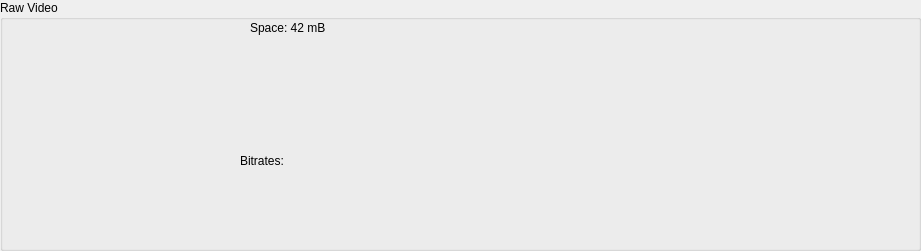
     <widget class="QGroupBox" name="groupBox_2">
      <property name="geometry">
       <rect>
        <x>0</x>
        <y>60</y>
        <width>921</width>
        <height>251</height>
       </rect>
      </property>
      <property name="title">
       <string>Raw Video</string>
      </property>
      <widget class="QLabel" name="label_10">
       <property name="geometry">
        <rect>
         <x>680</x>
         <y>20</y>
         <width>231</width>
         <height>221</height>
        </rect>
       </property>
       <property name="text">
        <string/>
       </property>
       <property name="pixmap">
        <pixmap resource="resource.qrc">:/examples/Picture/makroblocks_example.png</pixmap>
       </property>
       <property name="scaledContents">
        <bool>true</bool>
       </property>
      </widget>
      <widget class="QLabel" name="label_2">
       <property name="geometry">
        <rect>
         <x>10</x>
         <y>20</y>
         <width>225</width>
         <height>225</height>
        </rect>
       </property>
       <property name="text">
        <string/>
       </property>
       <property name="pixmap">
        <pixmap resource="resource.qrc">:/new/prefix1/Picture/imgres.png</pixmap>
       </property>
      </widget>
      <widget class="QLabel" name="label_14">
       <property name="geometry">
        <rect>
         <x>240</x>
         <y>180</y>
         <width>431</width>
         <height>61</height>
        </rect>
       </property>
       <property name="text">
        <string/>
       </property>
       <property name="pixmap">
        <pixmap resource="resource.qrc">:/examples/Picture/bitrates_example.png</pixmap>
       </property>
       <property name="scaledContents">
        <bool>true</bool>
       </property>
      </widget>
      <widget class="QLabel" name="label_16">
       <property name="geometry">
        <rect>
         <x>250</x>
         <y>20</y>
         <width>111</width>
         <height>16</height>
        </rect>
       </property>
       <property name="text">
        <string>Space: 42 mB</string>
       </property>
      </widget>
      <widget class="QLabel" name="label_18">
       <property name="geometry">
        <rect>
         <x>240</x>
         <y>150</y>
         <width>47</width>
         <height>21</height>
        </rect>
       </property>
       <property name="text">
        <string>Bitrates:</string>
       </property>
      </widget>
     </widget>
